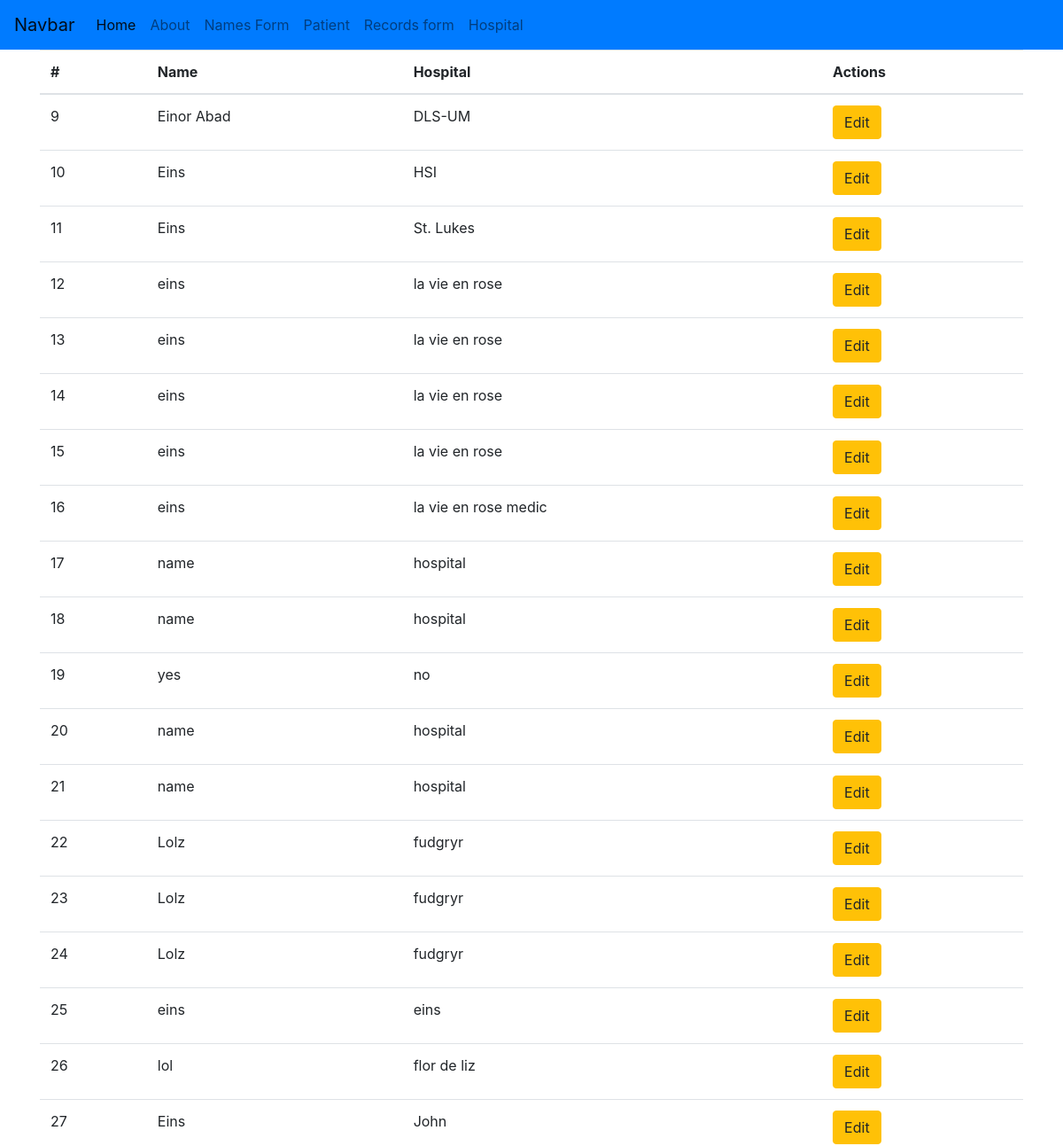
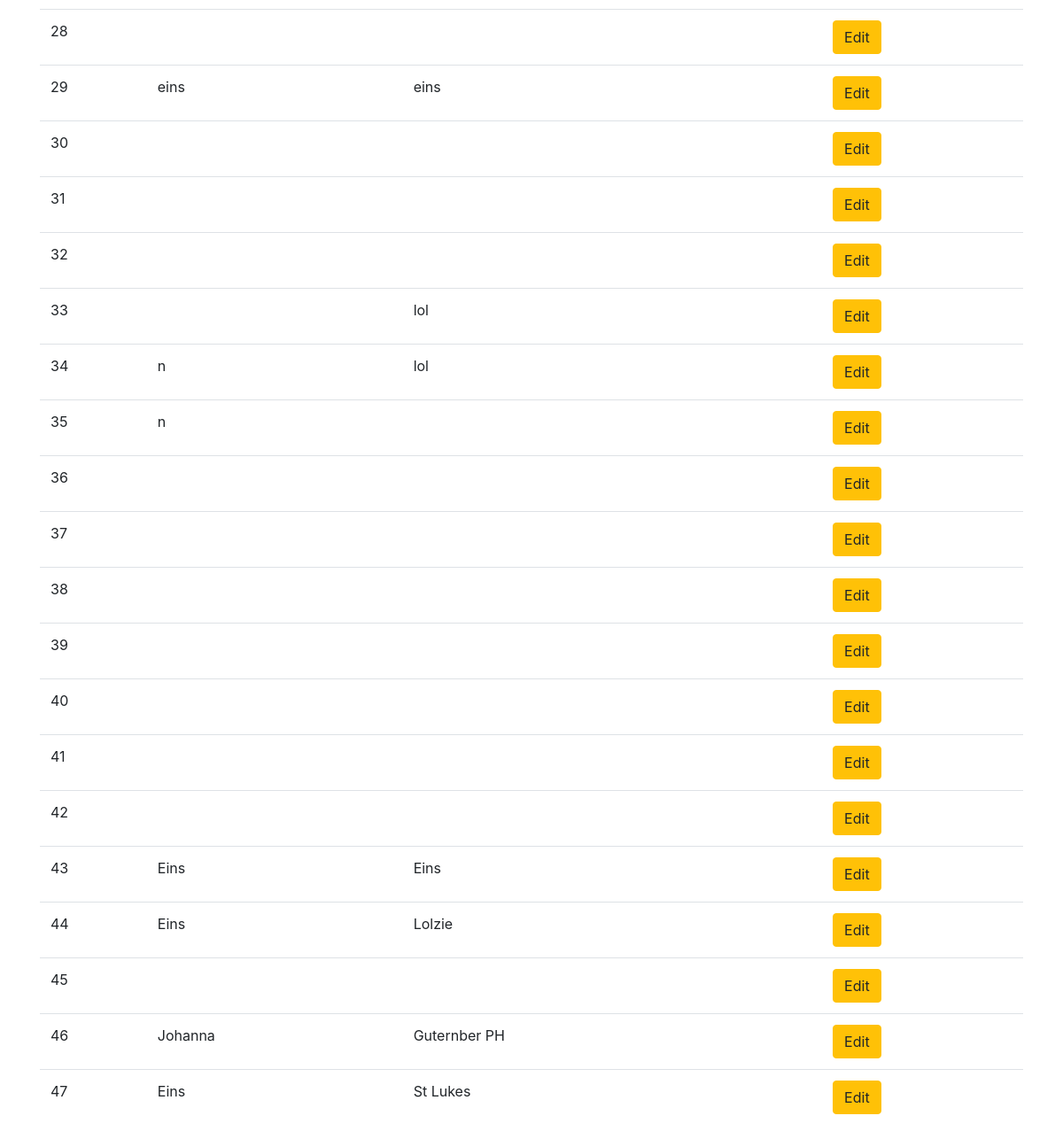
Page /patient on the committed database (2 pictures, top to bottom).
### tables this page shows
CREATE TABLE "first" (
	"id"	INTEGER NOT NULL PRIMARY KEY AUTOINCREMENT UNIQUE,
	"name"	TEXT NOT NULL,
	"hospital"	TEXT NOT NULL
);

### Finals.py (the view)
@app.route('/patient')
def patient():
    results = read_all_users()
    return render_template("patient.html", results=results)

### Finals.py (called while the page is built)
def connect_db():
    conn = sqlite3.connect('flask.db')
    return conn

def read_all_users():
    conn = connect_db()
    cur = conn.cursor()
    cur.execute('SELECT * FROM first')
    results = cur.fetchall()
    cur.close()
    return results

### templates/patient.html
{% extends 'base.html' %}
{% block content %}
  <div class="container">
    <table class="table table-hover">
      <thead>
        <tr>
          <th scope="col">#</th>
          <th scope="col">Name</th>
          <th scope="col">Hospital</th>
          <th scope="col">Actions</th>
        </tr>
      </thead>
      <tbody>
      {% for result in results %}
        <tr>
          <td>{{ result[0] }}</td>
          <td>{{ result[1] }}</td>
          <td>{{ result[2] }}</td>
          <td>
            <form method="get" action="{{ url_for('edit') }}">
              <button type="submit" value="{{ result[0] }}" name="edit" class="btn btn-warning">Edit</button>
            </form>
          </td>
        </tr>
      {% endfor %}
      </tbody>
    </table>
  </div>
{% endblock %}

### templates/base.html (shortened to what this page needs)
<!DOCTYPE html>
<html lang="en">
<head>
    <link rel="stylesheet" href="{{ url_for('static',filename='css/bootstrap.css') }}">
</head>
<body>
<header>
<nav class="navbar navbar-expand-lg navbar-light bg-primary">
  <a class="navbar-brand" href="#">Navbar</a>
  <div class="collapse navbar-collapse" id="navbarNavAltMarkup">
    <div class="navbar-nav">
      <a class="nav-item nav-link active" href="/" >Home<span class="sr-only">(current)</span></a>
      <a class="nav-item nav-link" href="/about">About</a>
      <a class="nav-item nav-link" href="/names">Names Form</a>
      <a class="nav-item nav-link" href="/patient">Patient</a>
      <a class="nav-item nav-link" href="/records">Records form</a>
      <a class="nav-item nav-link" href="/hospital">Hospital</a>
    </div>
  </div>
</nav>
</header>
{% block content %}{% endblock %}
</body>
</html>

### rows in the picture
first: id "9", name "Einor Abad", hospital "DLS-UM"
first: id "10", name "Eins", hospital "HSI"
first: id "11", name "Eins", hospital "St. Lukes"
first: id "12", name "eins", hospital "la vie en rose"
first: id "13", name "eins", hospital "la vie en rose"
first: id "14", name "eins", hospital "la vie en rose"
first: id "15", name "eins", hospital "la vie en rose"
first: id "16", name "eins", hospital "la vie en rose medic"
first: id "17", name "name", hospital "hospital"
first: id "18", name "name", hospital "hospital"
first: id "19", name "yes", hospital "no"
first: id "20", name "name", hospital "hospital"
first: id "21", name "name", hospital "hospital"
first: id "22", name "Lolz", hospital "fudgryr"
first: id "23", name "Lolz", hospital "fudgryr"
first: id "24", name "Lolz", hospital "fudgryr"
first: id "25", name "eins", hospital "eins"
first: id "26", name "lol", hospital "flor de liz"
first: id "27", name "Eins", hospital "John"
first: id "28"
first: id "29", name "eins", hospital "eins"
first: id "30"
first: id "31"
first: id "32"
first: id "33", hospital "lol"
first: id "34", name "n", hospital "lol"
first: id "35", name "n"
first: id "36"
first: id "37"
first: id "38"
first: id "39"
first: id "40"
first: id "41"
first: id "42"
first: id "43", name "Eins", hospital "Eins"
first: id "44", name "Eins", hospital "Lolzie"
first: id "45"
first: id "46", name "Johanna", hospital "Guternber PH"
first: id "47", name "Eins", hospital "St Lukes"
